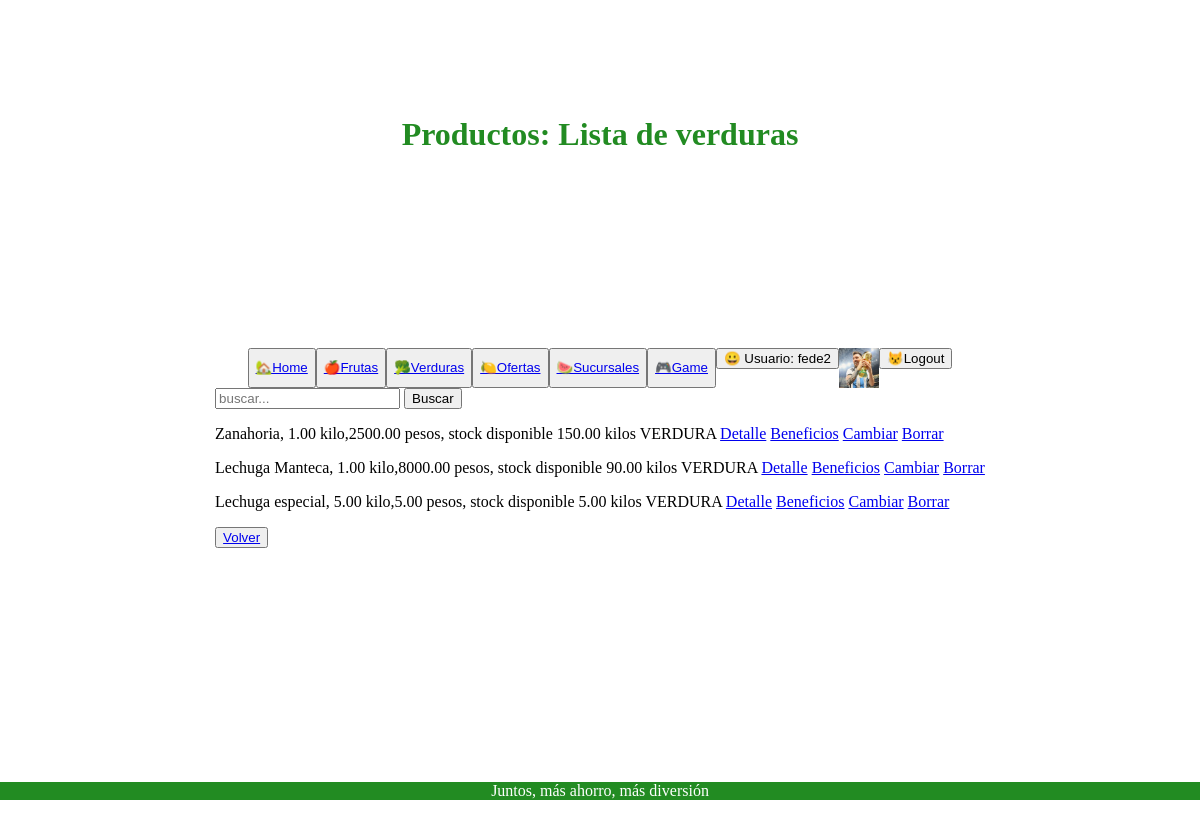
/producto/verduras/list (signed in), run on an earlier commit of the app's database.
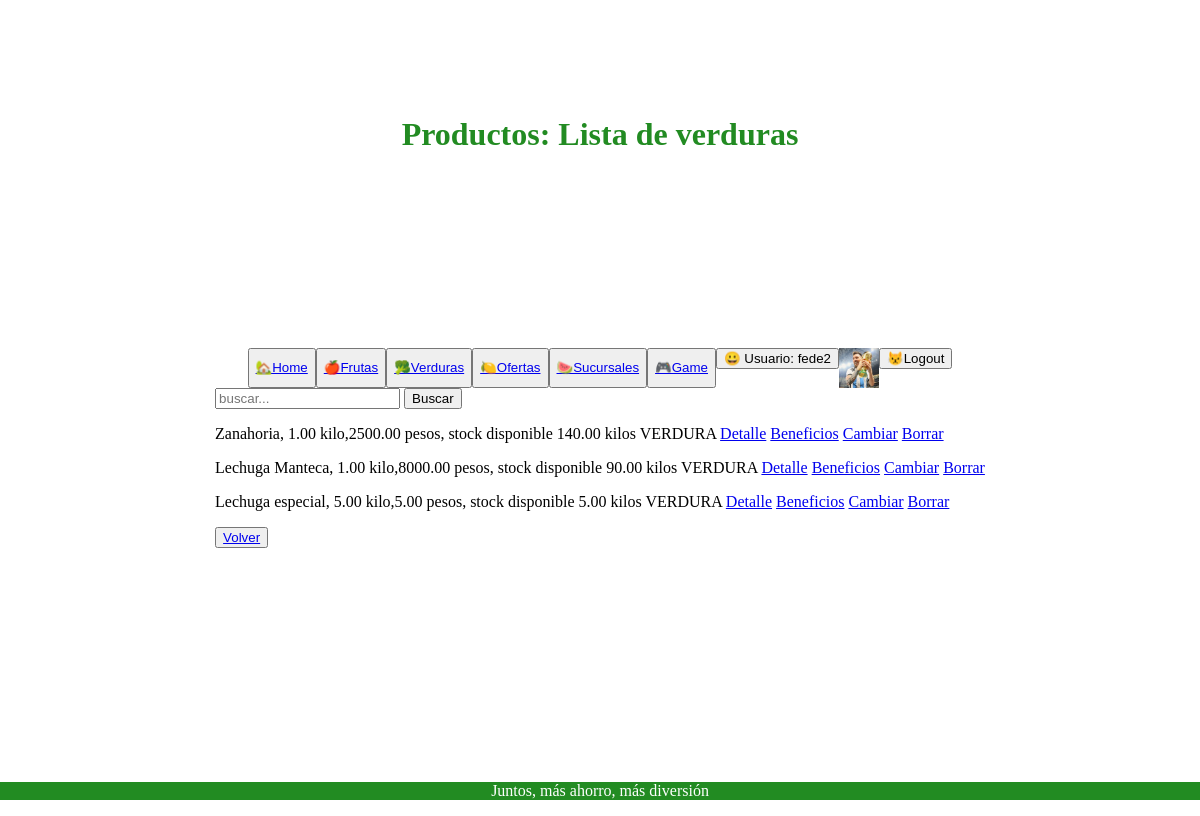
And on a later commit of the database.
### producto/models.py (models this page shows, shortened)
class Producto(models.Model):
    class Tipo_producto(models.TextChoices):
        FRUTA = "FRUTA", "Fruta"
        VERDURA = "VERDURA", "Verdura"
        OFERTA = "OFERTA", "Oferta"
    nombre_producto = models.CharField(max_length=100)
    precio_producto = models.DecimalField(max_digits=10, decimal_places=2)
    kilo_producto = models.DecimalField(max_digits=10, decimal_places=2)
    stock_producto = models.DecimalField(max_digits=10, decimal_places=2)
    tipo_producto = models.CharField(max_length=20, choices=Tipo_producto.choices)
    detalle_producto = models.TextField(blank=True, null=True)
    beneficio_producto = models.TextField(blank=True, null=True)
    def __str__(self):
        return f'{self.nombre_producto}, {self.kilo_producto} kilo,{self.precio_producto} pesos, stock disponible {self.stock_producto} kilos {self.tipo_producto}'

### producto/views.py (the view)
# urls.py: path('verduras/list', login_required(views.producto_list_verduras), name='producto_list_verduras'),
def producto_list_verduras(request):
    query = request.GET.get('q')
    if query:
        producto = Producto.objects.filter(nombre_producto__icontains=query)
    else :
        producto = Producto.objects.all()
    contexto ={ 'producto':producto}
    return render(request, 'producto/producto_list_verduras.html',contexto)

### producto/templates/producto/producto_list_verduras.html
{% extends 'core/base.html' %}
{% block header %}
<h1 style="color:forestgreen; text-align: center;">
    Productos: Lista de verduras
</h1>
{% endblock header %}
{% block main %}
<form action="{% url 'producto:producto_list_verduras' %}" method="get">
    <input type="text" name="q" id=""  placeholder="buscar...">
    <button type="submit">Buscar</button>
</form>
    <div>
        {% for object in producto %}
            {% if object.tipo_producto == 'VERDURA' %}
                <p>
                    {{ object }}
                    <a href="{% url 'producto:producto_detalle_verduras' object.id %}">Detalle</a>
                    <a href="{% url 'producto:producto_beneficio_verduras' object.id %}">Beneficios</a>
                    <a href="{% url 'producto:producto_update_verduras' object.id %}">Cambiar</a>
                    <a href="{% url 'producto:producto_delete_verduras' object.id %}">Borrar</a>
                </p>
            {% endif %}
        {% empty %}
        <p>
            No hay registro
        </p>
        {% endfor %}
    </div>
    <button><a href="{% url 'producto:index_verduras' %}">Volver</a></button>
{% endblock main %}

What changed in the data, as far as the page shows it:
changed Producto: nombre_producto+kilo_producto+precio_producto "Zanahoria, 1.00 kilo,2500.00 pesos, stock disponible 150.00 kilos VERDURA" → "Zanahoria, 1.00 kilo,2500.00 pesos, stock disponible 140.00 kilos VERDURA"
